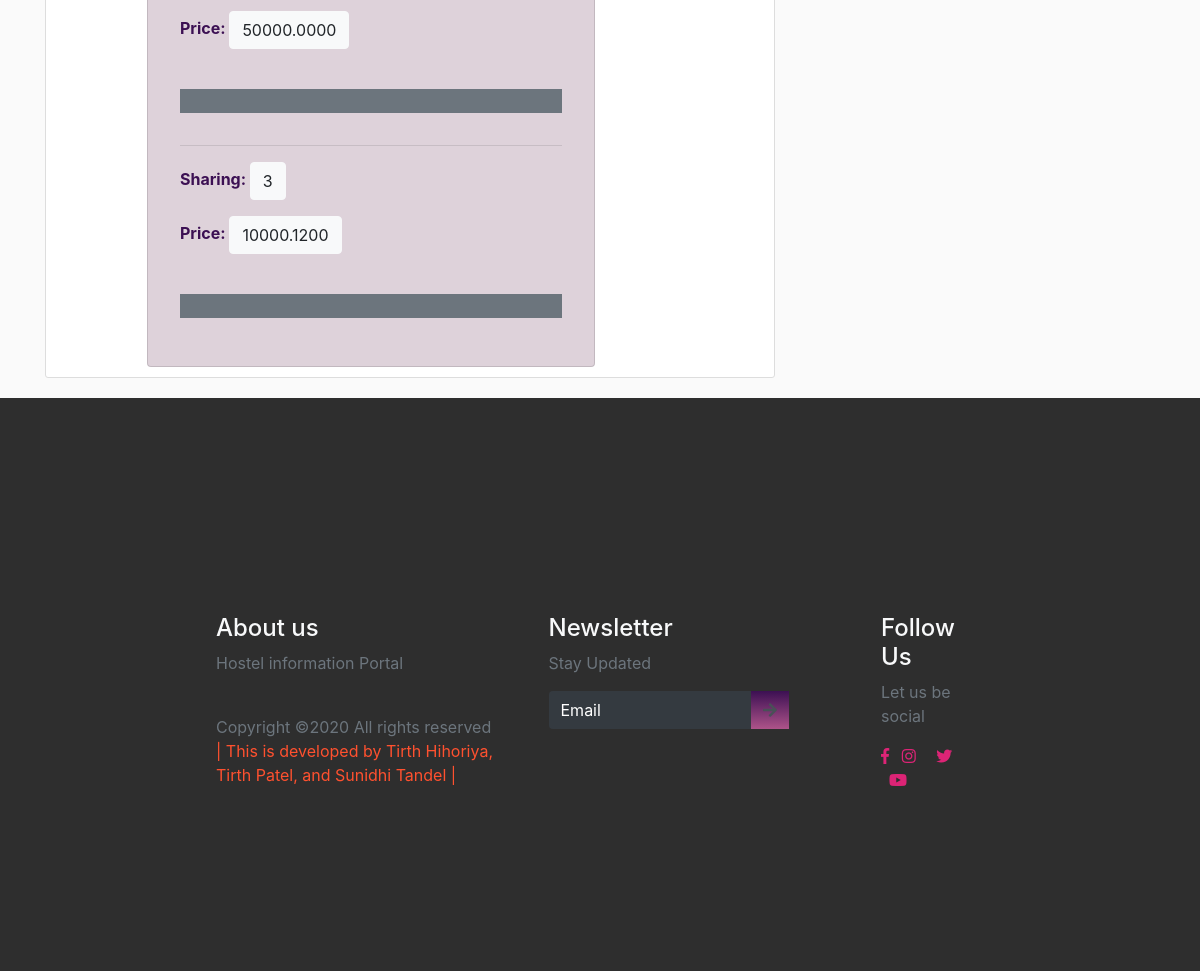
Before: /post/1 (lower part) with the older database file.
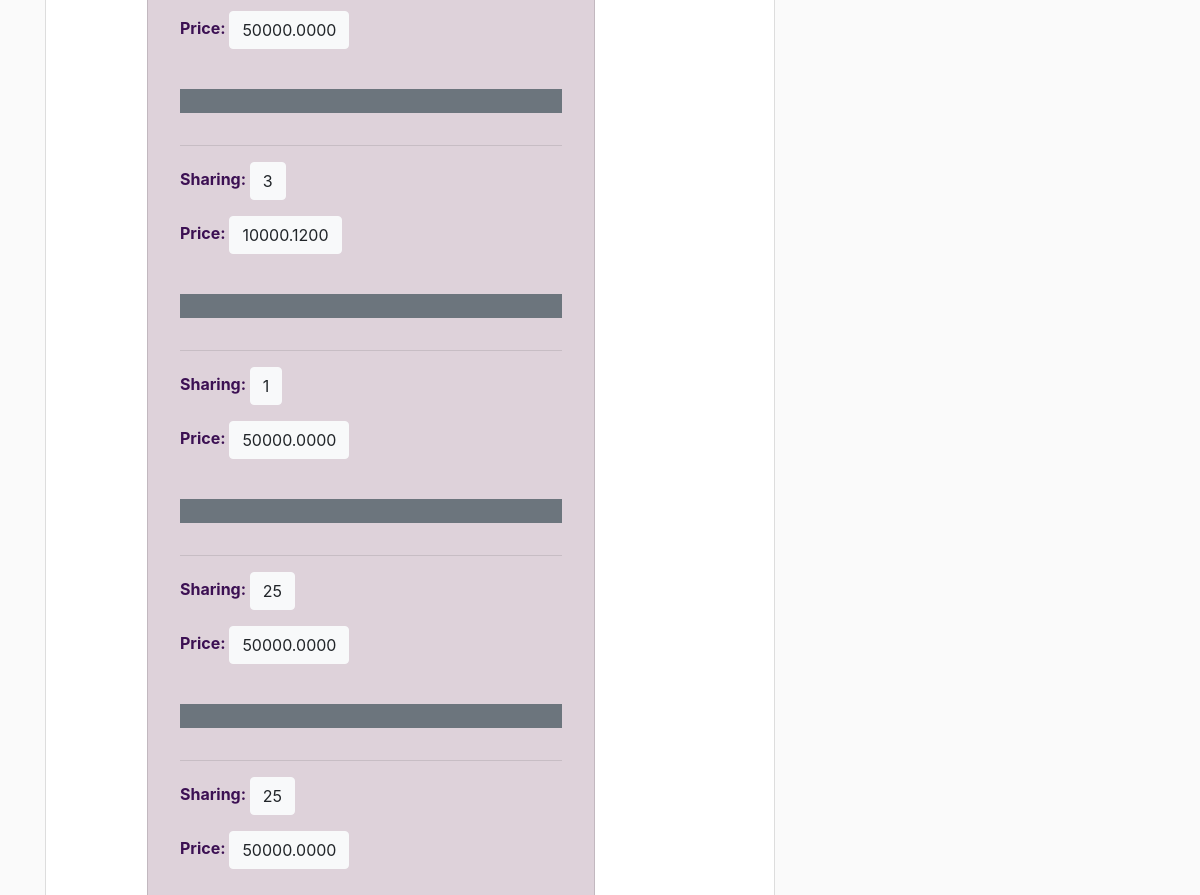
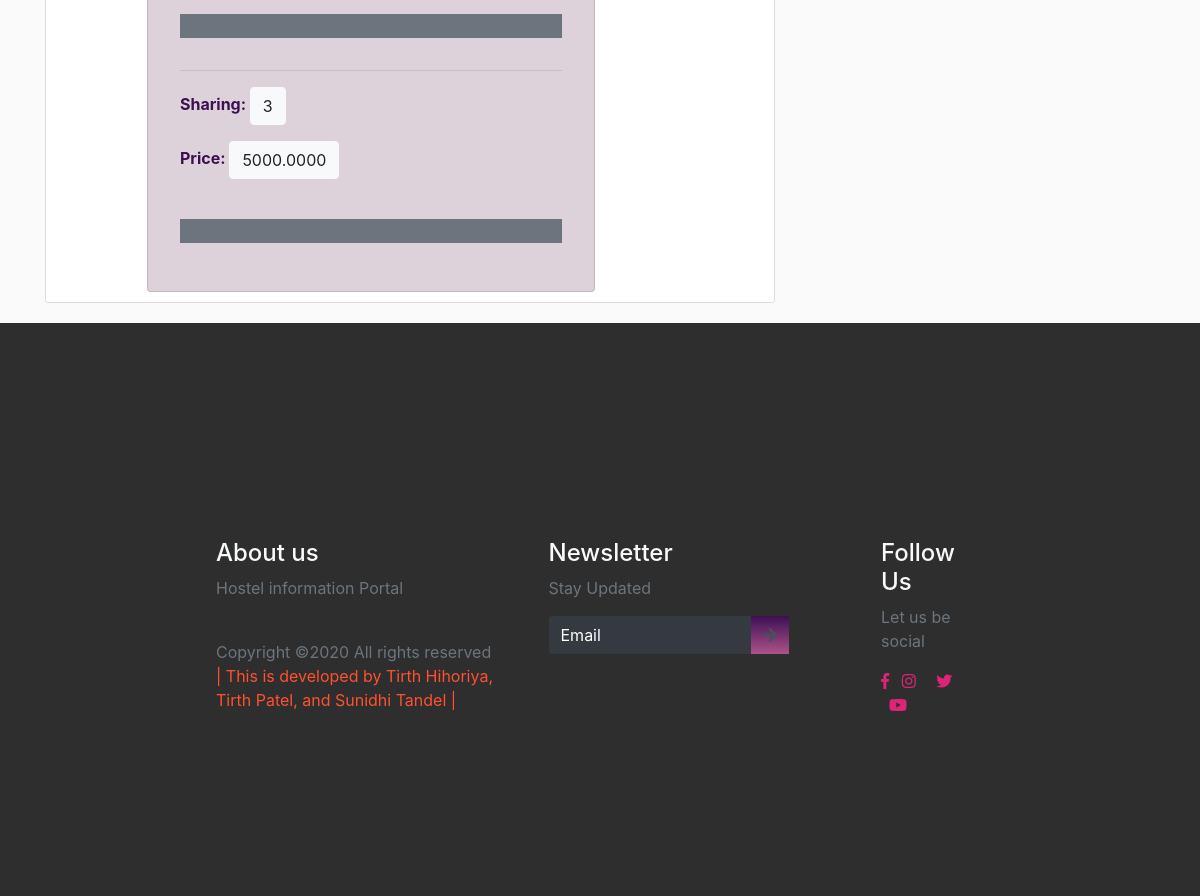
After: the same page with the newer database file (2 pictures, top to bottom).
### blog/models.py (models this page shows, shortened)
class RoomCategory(models.Model):
    hostel = models.ForeignKey(Post, on_delete=models.CASCADE, null=True)
    sharing = models.IntegerField(default=1)
    price = models.DecimalField(default=50000.0000, max_digits=12, decimal_places=4)

### blog/views.py (the view)
# urls.py: path("post/<int:pk>", views.post_detail_view, name="post-detail"),
def post_detail_view(request,*args,**kwargs):
    h = Post.objects.get(id=kwargs['pk'])
    room_cat = RoomCategory.objects.filter(hostel_id=h.id)
    context = {
        'object' : h,
        'posts' : room_cat
    }
    template_name = "blog/post_detail.html"
    return render(request, "blog/post_detail.html", context)

### blog/templates/blog/post_detail.html (shortened to what this page needs)
{% extends "blog/base.html" %}
{% block content %}
    <article class="media content-section" >
        <div class="media-body">
        <div class="article-specs">
            <br>
            <hr><br>
                <hr><br>
        <br><br>
        <br><br>
    <div class="card" style="width :28rem; padding :2rem ; align-self: center; background: #53103c30;">
    {% for rc in posts %}
    <hr>
    <p class="article-content-a" style="color: #3c1053; font-weight: bold;"> Sharing: <button type="button" class="btn btn-light"> {{ rc.sharing }} </button> </p>
    <p class="article-content-a" style="color: #3c1053; font-weight: bold;"> Price: <button type="button" class="btn btn-light"> {{ rc.price }} </button></p>
    <br>
    {% if object.author == user %}
        <a href="{% url 'post-room-update' rc.id %}" class="btn btn-secondary btn-sm mt-1 mb-1" width = 10px> UpdateRoom</a>
        <a href="{% url 'post-room-delete' rc.id %}" class="btn btn-danger btn-sm mt-1 mb-1" > DeleteRoom</a>
    {% else %}
        <p class ="btn-secondary">&nbsp;&nbsp;&nbsp;&nbsp;&nbsp;&nbsp;&nbsp;&nbsp;&nbsp;&nbsp;</p>
    {% endif %}
    {% endfor %}
    </div>
        </div>
    </article>
{% endblock content %}

Changed rows visible on the page:
added RoomCategory: sharing "1", price "50000.0000"
added RoomCategory: sharing "25", price "50000.0000"
added RoomCategory: sharing "25", price "50000.0000"
added RoomCategory: sharing "3", price "5000.0000"
